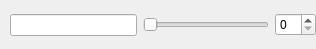
<?xml version="1.0" encoding="UTF-8"?>
<ui version="4.0">
 <class>test</class>
 <widget class="QWidget" name="test">
  <property name="geometry">
   <rect>
    <x>0</x>
    <y>0</y>
    <width>316</width>
    <height>49</height>
   </rect>
  </property>
  <property name="windowTitle">
   <string>Form</string>
  </property>
  <widget class="QWidget" name="">
   <property name="geometry">
    <rect>
     <x>10</x>
     <y>10</y>
     <width>306</width>
     <height>30</height>
    </rect>
   </property>
   <layout class="QHBoxLayout" name="horizontalLayout">
    <item>
     <widget class="QLineEdit" name="lineEdit"/>
    </item>
    <item>
     <widget class="QSlider" name="horizontalSlider">
      <property name="orientation">
       <enum>Qt::Horizontal</enum>
      </property>
     </widget>
    </item>
    <item>
     <widget class="QSpinBox" name="spinBox"/>
    </item>
   </layout>
  </widget>
 </widget>
 <resources/>
 <connections/>
</ui>
